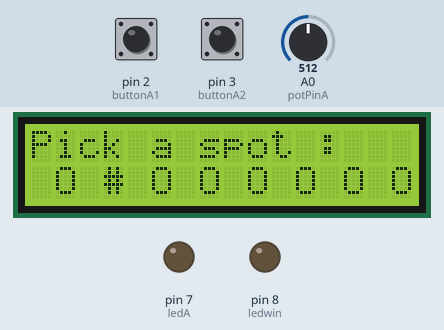
The sketch below on a simulated Arduino Uno, built with avr-gcc and run on an emulated ATmega328P. On the bench: 16×2 character LCD, output pins drawn as LEDs (lit = HIGH). Dashed ring = blinking. The test bench sets the inputs (shaded band); at power-on: A0 (potPinA) = 512, pin 3 (buttonA2) LOW, pin 2 (buttonA1) LOW. What the sketch prints to the serial monitor is not drawn.

Above: at 1.2 s.
1.3 s: A0 (potPinA) set to 627
2.8 s: A0 (potPinA) set to 649
At 3.8 s:
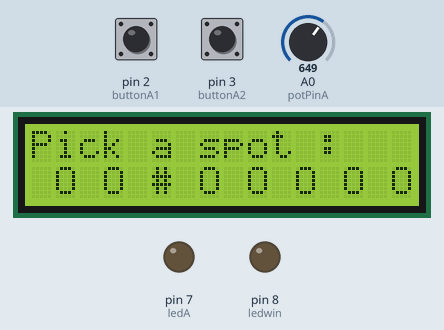
4.3 s: pin 3 (buttonA2) pulled HIGH for 0.15 s
At 4.8 s:
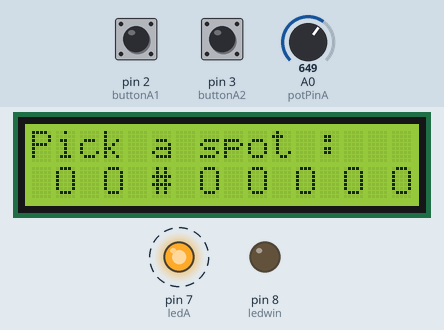
7.4 s: A0 (potPinA) set to 759
9.8 s: A0 (potPinA) set to 782
At 11.1 s:
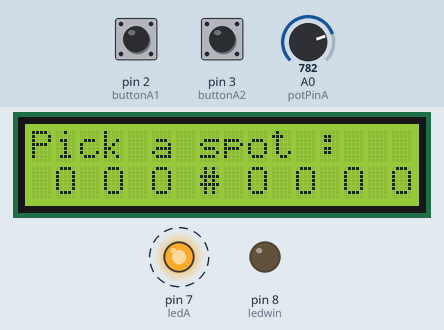
12.8 s: A0 (potPinA) set to 886
15.6 s: A0 (potPinA) set to 903
At 17.2 s:
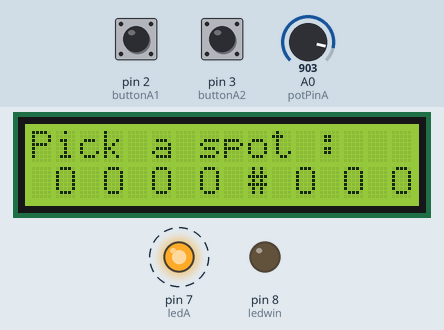
Timing chart, 0 to 19.6 s (numbered marks = the images above; inputs shaded):
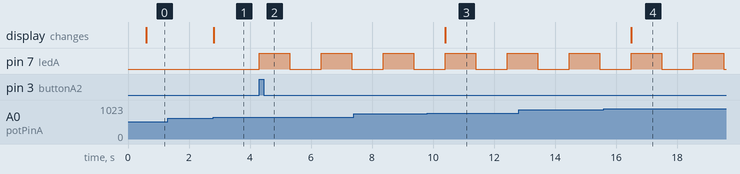

Measured:
- the behaviour switches between 639 and 640 on A0 (potPinA) (found by bisection; images 0 and 1)
- the behaviour switches between 767 and 768 on A0 (potPinA) (found by bisection; images 2 and 3)
- the behaviour switches between 895 and 896 on A0 (potPinA) (found by bisection; images 3 and 4)
- after the input at 1.3 s, every drawn part: stays the same
- after the input at 2.8 s, the display: changes at once (image 1)
- after the input at 4.3 s, pin 7 (ledA): alternates HIGH for 1.0 s and LOW for 1.0 s, starting at once
- after the input at 9.8 s, the display: changes after 0.60 s (image 3)
- after the input at 15.6 s, the display: changes after 0.89 s (image 4)

The sketch:

finalesd.ino
```cpp
#include <LiquidCrystal_I2C.h>
#include <Wire.h>

//initialize the liquid crystal library
//the first parameter is the I2C address
//the second parameter is how many rows are on your screen
//the third parameter is how many columns are on your screen
LiquidCrystal_I2C lcd(0x27, 16, 2);

int potPinA = A0, posnowA = 1, outvalprevA = 0, ledA = 7, ledwin = 8;
int pointA, pointB, potvalA, outvalnowA, posprevA;
int buttonA1 = 2, buttonA2 = 3, guessA, guessB;
boolean selectA1 = false, selectA2 = false;

void setup() {

  Serial.begin(9600);
  lcd.init(); //initialize lcd screen
  lcd.backlight();  // turn on the backlight
  pinMode(potPinA, INPUT);//initialize potentiometer as input
  pinMode(ledA, OUTPUT);
  pinMode(ledwin, OUTPUT);
  pinMode(buttonA1, INPUT);//buttonB1 is the ir sensor
  pinMode(buttonA2, INPUT);//buttonB2 is the touch sensor
  attachInterrupt(digitalPinToInterrupt(buttonA1),pin_ISR0, CHANGE);//set ir sensor as interupt
  attachInterrupt(digitalPinToInterrupt(buttonA2),pin_ISR2, CHANGE);//set touch sensor as interupt

}
void loop() {

  delay(500);
  displayLCDA();
  selectionA();

  do{
    pointB = Serial.read(); //Read the serial data and store in var
    Serial.println(pointB); //Print data on Serial Monitor
    delay(500);

    if(pointB != -1)//if value is read
      break;
  }while (pointB =-1);//if value is not read

  displayLCDA();
  chooseA();

}

void pin_ISR0()
{
  Serial.write(guessA);
  selectA1 = true;//have choose the position

}

void pin_ISR2()
{
  Serial.write(guessA);
  selectA2 = true;//have guess the opponent position

}
```

choose.ino
```cpp
void chooseA()
{
  displayLCDA();
  selectA1 = false;// to not continue the choosing option in selectionA()
  selectionA();
}

void continueA()
{
  if (guessA == pointB)//if correctly guess opponent position
  {
    digitalWrite(ledwin, HIGH);
    delay(1000);
    digitalWrite(ledwin, LOW);
    delay(1000);
  }

  else
  {
    digitalWrite(ledA, HIGH);
    delay(1000);
    digitalWrite(ledA, LOW);
    delay(1000);

    displayLCDA();
    selectionA();// reguess the position
  }
}
```

displayLCD.ino
```cpp
void displayLCDA ()
{

  lcd.setCursor(0,0); // tell the screen to write on the top row
  lcd.print("Pick a spot :"); // tell the screen to write “hello, from” on the top row
  lcd.setCursor(1,2); // tell the screen to write on the bottom row
  lcd.print("O O O O O O O O O");// display position options

}

void selectionA()
{
  lcd.setCursor(posnowA,2);
  lcd.print("#");//current position

  do
  {
      potvalA = analogRead(potPinA);//read analog input from potentiometer
      outvalnowA = map(potvalA, 0, 1023, 0, 8);// put the analog value read in the range of 8-9

      if (outvalnowA > outvalprevA && selectA1 == false)// if potentiometer value is increasing and has not choosen any position
      {
        posprevA = posnowA;
        posnowA += 2;
        //Serial.println(posnow);
        lcd.setCursor(posnowA,2);//move current position # according to the analog input
        lcd.print("#");
        lcd.setCursor(posprevA,2);//overwrite previous position as O
        lcd.print("O");

        guessA = posnowA;

      }

      else if (outvalnowA < outvalprevA && selectA1 == false)// if potentiometer value is decreasing and has not choosen any position
      {
        posprevA = posnowA;
        posnowA -= 2;
        //Serial.println(posnow);
        lcd.setCursor(posnowA,2);//move current position # according to the analog input
        lcd.print("#");
        lcd.setCursor(posprevA,2);//overwrite previous position as O
        lcd.print("O");

        guessA = posnowA;

      }

      else if (selectA1 == true)//if have choosen position
      {
        chooseA();
      }
      else if (selectA2 == true)//if trying to guess opponents position
      {
        continueA();
      }

    outvalprevA = outvalnowA;

  }while (true);
}
```
